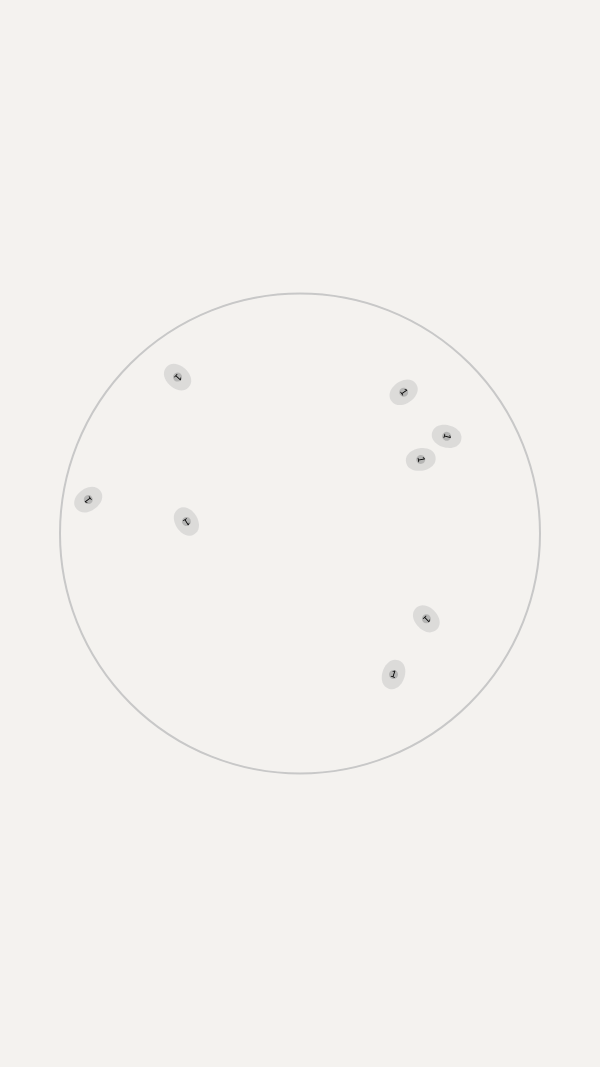
Frame 1 (no input)
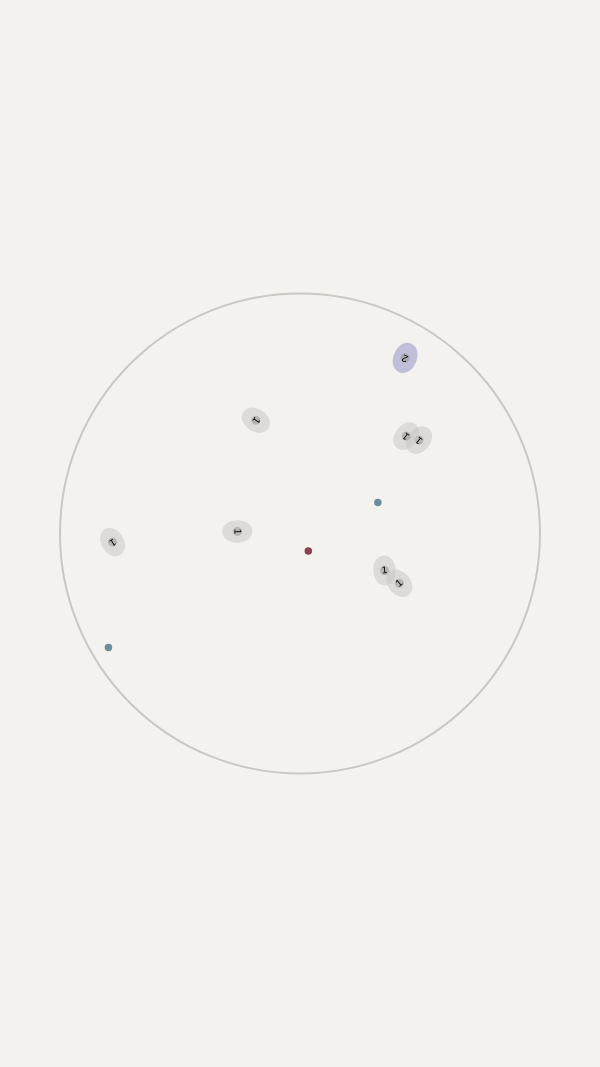
Frame 60 (no input)
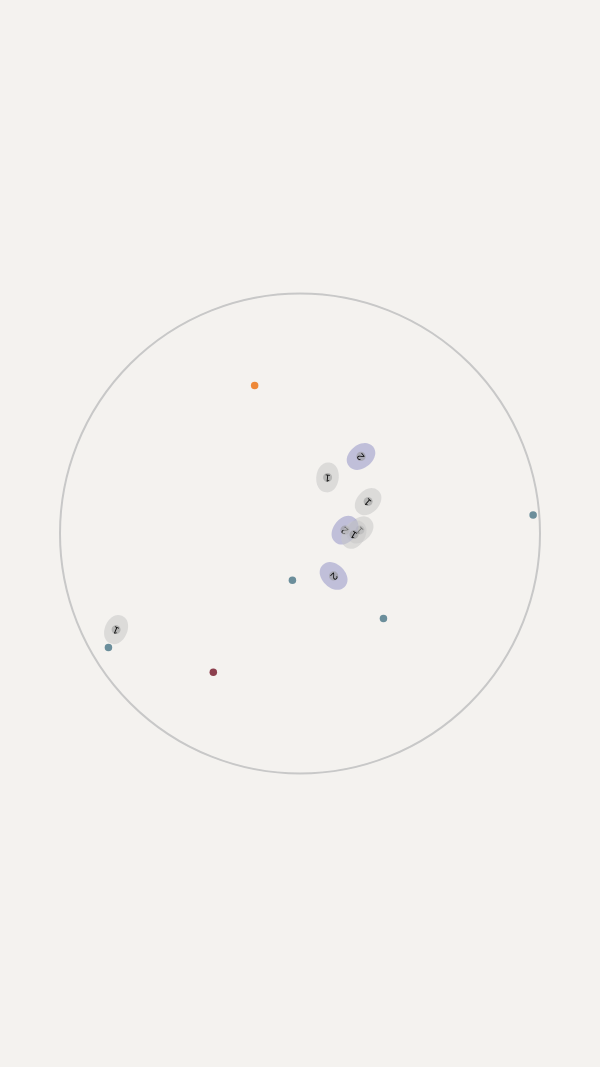
Frame 120 (the mouse pressed at the canvas centre since frame 60)

The p5.js sketch that drew these frames (run headless with seeded random() and noise() and a simulated clock; from frame 60 on, the mouse is pressed at the canvas centre):

// p5.js sketch
// ── sketch.js
let cells = [];
let food = [];
const INITIAL_CELLS = 8;
const MAX_CELLS = 200;
const FOOD_COLORS = ["#577455", "#8C3F4D", "#6B8E9B", "#EE8838", "#F4F2EF", "#6B8E9B"];
let petriDish;

function setup() {
  // Create a 9:16 aspect ratio canvas
  createCanvas(600, 1067);  // 600 * (16/9) ≈ 1067
  petriDish = new PetriDish(min(width, height) * 0.4);  // Size relative to smallest dimension
  for (let i = 0; i < INITIAL_CELLS; i++) {
    cells.push(new Cell(random(-petriDish.radius, petriDish.radius), random(-petriDish.radius, petriDish.radius)));
  }
}

function draw() {
  background('#F4F2EF');
  
  // Center the coordinate system in the middle of the canvas
  translate(width / 2, height / 2);
  
  petriDish.display();
  
  if (food.length < cells.length - 1 && random(1) < 0.1) {
    let angle = random(TWO_PI);
    let r = random(petriDish.radius);
    food.push(new Food(cos(angle) * r, sin(angle) * r));
  }
  
  for (let f of food) {
    f.display();
  }
  
  for (let i = cells.length - 1; i >= 0; i--) {
    cells[i].update();
    cells[i].display();
    
    if (cells[i].reproducing && cells.length < MAX_CELLS) {
      let angle = random(TWO_PI);
      let newX = cells[i].pos.x + cos(angle) * cells[i].r * 2;
      let newY = cells[i].pos.y + sin(angle) * cells[i].r * 2;
      cells.push(new Cell(newX, newY));
      cells[i].reproducing = false;
      cells[i].revertToStageOne();
      if (cells[i].interactingWith) {
        cells[i].interactingWith.reproducing = false;
        cells[i].interactingWith.revertToStageOne();
        cells[i].interactingWith.interactingWith = null;
      }
      cells[i].interactingWith = null;
    }
  }
}

class PetriDish {
  constructor(radius) {
    this.radius = radius;
  }
  
  display() {
    noFill();
    stroke(200);
    strokeWeight(2);
    ellipse(0, 0, this.radius * 2);
  }
}

class Cell {
  constructor(x, y) {
    this.pos = createVector(x, y);
    this.vel = p5.Vector.random2D();
    this.acc = createVector();
    this.r = 15;
    this.maxSpeed = 2;
    this.maxForce = 0.1;
    this.foodEaten = 0;
    this.stage = 1;
    this.color = this.getColorForStage(this.stage);
    this.interactingWith = null;
    this.interactionTime = 0;
    this.reproducing = false;
  }

  update() {
    if (!this.interactingWith) {
      this.vel.add(this.acc);
      this.vel.limit(this.maxSpeed);
      this.pos.add(this.vel);
      this.acc.mult(0);
      
      this.edges();
      this.eat();
      this.revertStage();
      if (this.stage < 5) {
        this.seekFood();
      } else {
        if (!this.seekStage5()) {
          this.vel.add(p5.Vector.random2D().mult(0.1));
        }
      }
    } else {
      this.interact();
    }
  }

  display() {
    push();
    translate(this.pos.x, this.pos.y);
    rotate(this.vel.heading() + PI/2);
    
    fill(this.color);
    noStroke();
    beginShape();
    vertex(0, -this.r);
    bezierVertex(this.r, -this.r, this.r, this.r, 0, this.r);
    bezierVertex(-this.r, this.r, -this.r, -this.r, 0, -this.r);
    endShape(CLOSE);
    
    fill(150, 140);
    ellipse(0, 0, this.r * 0.6);
    
    // Display stage number
    fill(0);
    textAlign(CENTER, CENTER);
    textSize(10);
    text(this.stage, 0, 0);
    
    if (this.stage === 5) {
      let auraSize = map(sin(frameCount * 0.1), -1, 1, this.r * 2, this.r * 3);
      stroke(0, 255, 0, 50);
      noFill();
      ellipse(0, 0, auraSize);
    }
    pop();
  }

  edges() {
    let d = dist(0, 0, this.pos.x, this.pos.y);
    if (d > petriDish.radius - this.r) {
      let angle = this.pos.heading();
      this.pos.x = cos(angle) * (petriDish.radius - this.r);
      this.pos.y = sin(angle) * (petriDish.radius - this.r);
      this.vel.reflect(this.pos);
    }
  }

  eat() {
    for (let i = food.length - 1; i >= 0; i--) {
      let d = p5.Vector.dist(this.pos, food[i].pos);
      if (d < this.r) {
        food.splice(i, 1);
        this.foodEaten++;
        this.r += 0.5;
        this.stage = min(5, floor(this.foodEaten / 1) + 1);  // Update stage based on food eaten
        this.color = this.getColorForStage(this.stage);
      }
    }
  }

  seekFood() {
    if (food.length > 0) {
      let closestFood = this.getClosestFood(2);
      if (closestFood) {
        this.seek(closestFood.pos);
      }
    }
  }

  getClosestFood(n) {
    let foodCopy = [...food];
    foodCopy.sort((a, b) => {
      let da = p5.Vector.dist(this.pos, a.pos);
      let db = p5.Vector.dist(this.pos, b.pos);
      return da - db;
    });
    return random(foodCopy.slice(0, min(n, foodCopy.length)));
  }

  seekStage5() {
    let closest = null;
    let closestD = Infinity;
    for (let other of cells) {
      if (other !== this && other.stage === 5 && !other.interactingWith) {
        let d = p5.Vector.dist(this.pos, other.pos);
        if (d < closestD) {
          closest = other;
          closestD = d;
        }
      }
    }
    if (closest) {
      this.seek(closest.pos);
      if (closestD < this.r + closest.r) {
        this.interactingWith = closest;
        closest.interactingWith = this;
        return true;
      }
    }
    return false;
  }

  seek(target) {
    let desired = p5.Vector.sub(target, this.pos);
    desired.setMag(this.maxSpeed);
    let steer = p5.Vector.sub(desired, this.vel);
    steer.limit(this.maxForce);
    this.acc.add(steer);
  }

  interact() {
    if (this.interactingWith) {
      let angle = this.interactionTime * 0.05;
      let radius = this.r + this.interactingWith.r;
      let xOff = cos(angle) * radius;
      let yOff = sin(angle) * radius;
      
      // Keep original positions
      let originalPos = this.pos.copy();
      let partnerPos = this.interactingWith.pos.copy();
      
      // Calculate new positions
      this.pos.x = partnerPos.x + xOff;
      this.pos.y = partnerPos.y + yOff;
      
      this.interactionTime++;
      
      if (this.interactionTime > 100) {
        this.reproducing = true;
        this.interactingWith.reproducing = true;
      }
      
      // Reset to original positions
      this.pos = originalPos;
      this.interactingWith.pos = partnerPos;
    }
  }

  revertStage() {
    if (this.stage === 5 && frameCount % 300 === 0) { // Check every 5 seconds
      let foundPartner = false;
      for (let other of cells) {
        if (other !== this && other.stage === 5 && !other.interactingWith) {
          foundPartner = true;
          break;
        }
      }
      if (!foundPartner) {
        this.stage = 4;
        this.foodEaten = 4;
        this.color = this.getColorForStage(this.stage);
      }
    }
  }

  revertToStageOne() {
    this.stage = 1;
    this.foodEaten = 0;
    this.color = this.getColorForStage(this.stage);
    this.r = 15;  // Reset size to initial value
  }

  getColorForStage(stage) {
    switch(stage) {
      case 1: return color(200, 200, 200, 140);  // Light gray
      case 2: return color(150, 150, 200, 140);  // Light blue
      case 3: return color(150, 200, 150, 140);  // Light green
      case 4: return color(200, 200, 150, 140);  // Light yellow
      case 5: return color(0, 255, 0, 140);      // Bright green
      default: return color(200, 200, 200, 140);
    }
  }
}

class Food {
  constructor(x, y) {
    this.pos = createVector(x, y);
    this.color = color(random(FOOD_COLORS));
    this.size = 7.5;
  }

  display() {
    fill(this.color);
    noStroke();
    ellipse(this.pos.x, this.pos.y, this.size);
  }
}
